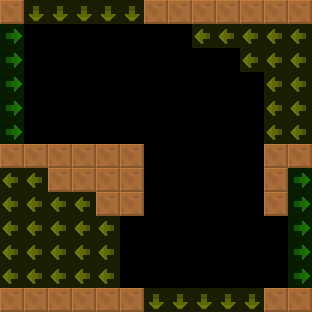

A 2D game scene composited from a Tiled map and its tileset images. What follows is a short description and the map's XML, with each tile layer's data collapsed to a summary:
An orthogonal 13x13 tile map with 24x24 px tiles, 2 tile layers (col, lnk), 2 tilesets and 1 object (BreakableGround).

<map version="1.4" tiledversion="1.4.2" orientation="orthogonal" renderorder="right-down" width="13" height="13" tilewidth="24" tileheight="24" infinite="0" nextlayerid="4" nextobjectid="8">
 <tileset firstgid="6" source="../../lnk.tsx" />
 <tileset firstgid="1" source="../../col.tsx" />
 <layer id="1" name="col" width="13" height="13">
  <data>[169 cells, 32 non-empty, 1 distinct tile ids]</data>
 </layer>
 <layer id="2" name="lnk" width="13" height="13" opacity="0.5">
  <data>[169 cells, 55 non-empty, 3 distinct tile ids]</data>
 </layer>
 <objectgroup id="3" name="markers" opacity="0.5">
  <object id="1" name="BreakableGround" type="BreakableGround" x="144" y="144" width="120" height="72">
   <properties>
    <property name="yr" value="0" />
    <property name="xr" value="0" />
   </properties>
  </object>
 </objectgroup>
</map>
